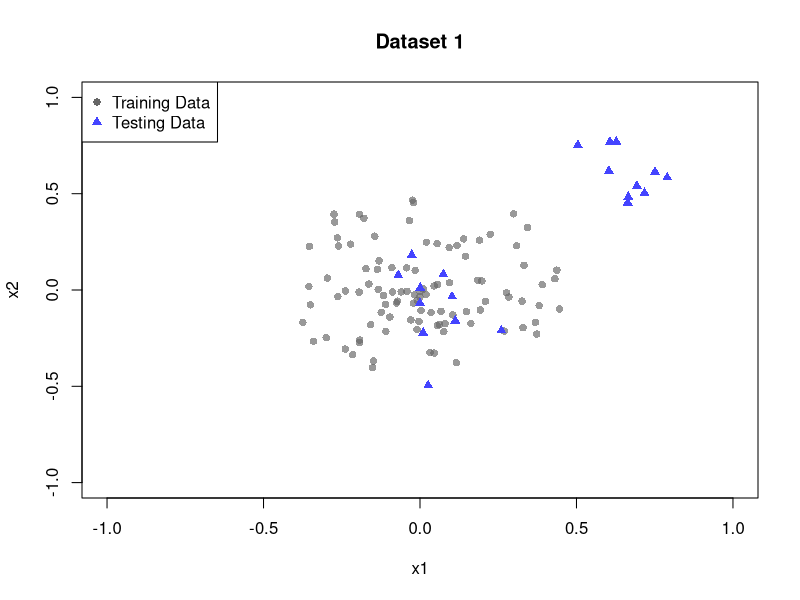
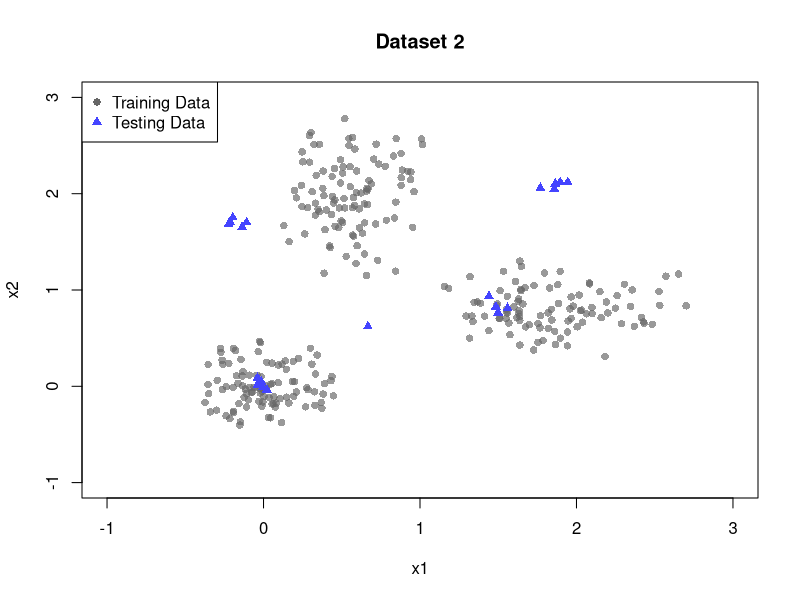

The R script that drew these images, in order:
## ---- chunk 1
knitr::opts_chunk$set(echo = TRUE)
## ---- chunk 2
demo_data_1 <- read.csv('unsup_data/demo_data_1.csv')
test_data_1 <- read.csv('unsup_data/test_data_1.csv')
plot(demo_data_1, pch = 16, col = '#666666AA', xlim = c(-1, 1), ylim = c(-1, 1), main = "Dataset 1")
points(test_data_1, pch = 17, col = '#4444FF')
legend("topleft", legend = c("Training Data", "Testing Data"), 
       pch = c(16, 17), col = c('#666666', '#4444FF'))

demo_data_2 <- read.csv('unsup_data/demo_data_2.csv')
test_data_2 <- read.csv('unsup_data/test_data_2.csv')
plot(demo_data_2, pch = 16, col = '#666666AA', 
     xlim = c(-1, 3), ylim = c(-1, 3), main = "Dataset 2")
points(test_data_2, pch = 17, col = '#4444FF')
legend("topleft", legend = c("Training Data", "Testing Data"), 
       pch = c(16, 17), col = c('#666666', '#4444FF'))

